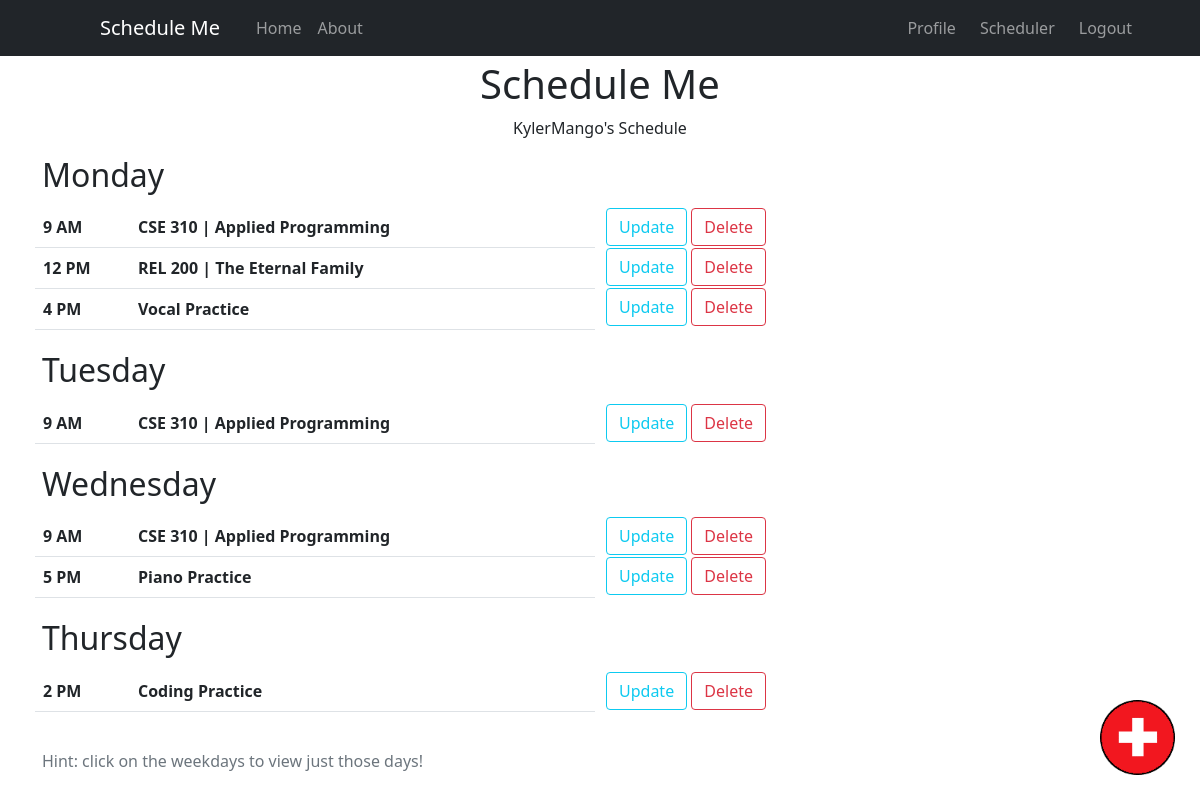
The page /scheduler/ (signed in) on the database as committed earlier.
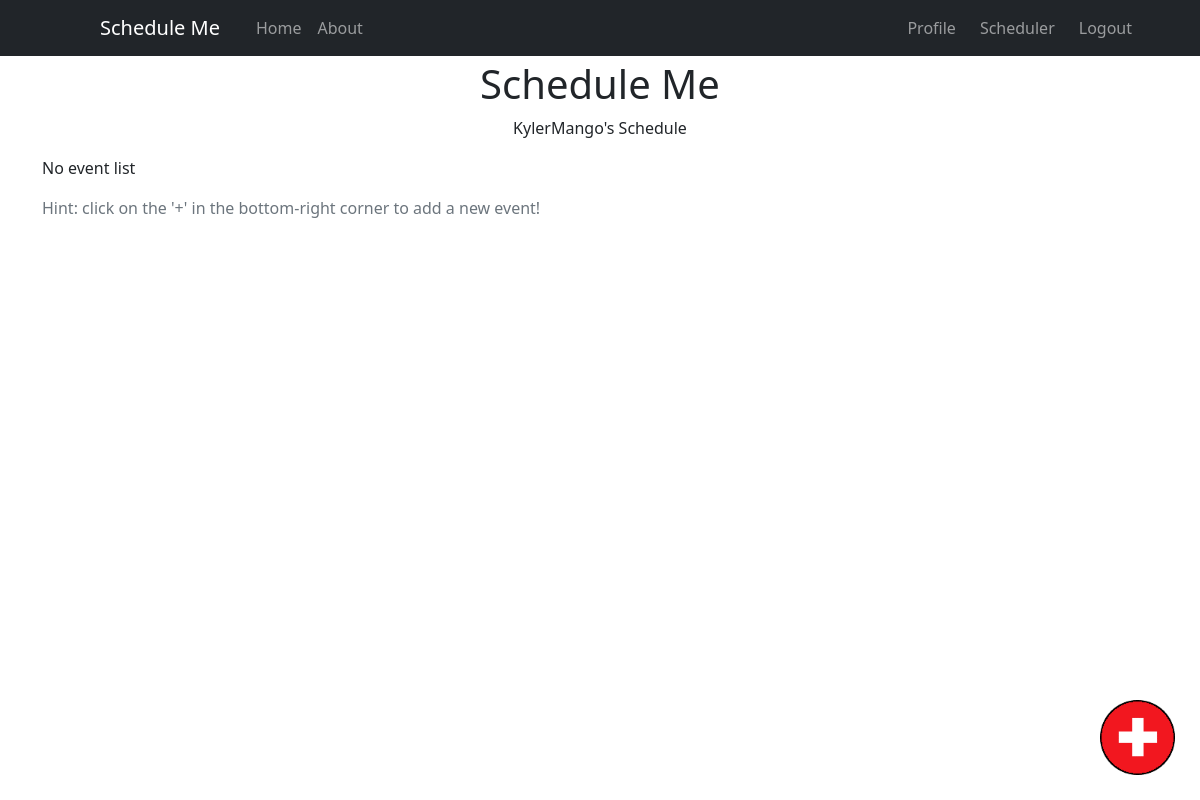
The same page on the database as committed later.
### schedule/models.py (models this page shows, shortened)
class Event(models.Model):
    TIME_CHOICES = (
        (0, '12 AM'), (1, '1 AM'), (2, '2 AM'), (3, '3 AM'),
        (4, '4 AM'), (5, '5 AM'), (6, '6 AM'), (7, '7 AM'),
        (8, '8 AM'), (9, '9 AM'), (10, '10 AM'), (11, '11 AM'),
        (12, '12 PM'), (13, '1 PM'), (14, '2 PM'), (15, '3 PM'),
        (16, '4 PM'), (17, '5 PM'), (18, '6 PM'), (19, '7 PM'),
        (20, '8 PM'), (21, '9 PM'), (22, '10 PM'), (23, '11 PM'),
    )
    DAY_CHOICES = (
        ('Sunday', 'Sunday'),
        ('Monday', 'Monday'),
        ('Tuesday', 'Tuesday'),
        ('Wednesday', 'Wednesday'),
        ('Thursday', 'Thursday'),
        ('Friday', 'Friday'),
        ('Saturday', 'Saturday'),
    )
    title = models.CharField(max_length=50)
    time = models.IntegerField(choices=TIME_CHOICES)
    day = models.CharField(max_length=9, choices=DAY_CHOICES)
    creator = models.ForeignKey(User, on_delete=models.CASCADE)

### users/views.py (the view)
# urls.py: path('scheduler/', user_views.scheduler, name='scheduler'),
@login_required
def scheduler(request):
    event_list = Event.objects.all().filter(creator=request.user.id).order_by('day', 'time')
    sundays = Event.objects.all().filter(creator=request.user.id, day__contains='Sunday').order_by('time')
    mondays = Event.objects.all().filter(creator=request.user.id, day__contains='Monday').order_by('time')
    tuesdays = Event.objects.all().filter(creator=request.user.id, day__contains='Tuesday').order_by('time')
    wednesdays = Event.objects.all().filter(creator=request.user.id, day__contains='Wednesday').order_by('time')
    thursdays = Event.objects.all().filter(creator=request.user.id, day__contains='Thursday').order_by('time')
    fridays = Event.objects.all().filter(creator=request.user.id, day__contains='Friday').order_by('time')
    saturdays = Event.objects.all().filter(creator=request.user.id, day__contains='Saturday').order_by('time')
    context = {
        'events': event_list,
        'sundays': sundays,
        'mondays': mondays,
        'tuesdays': tuesdays,
        'wednesdays': wednesdays,
        'thursdays': thursdays,
        'fridays': fridays,
        'saturdays': saturdays,
    }
    return render(request, 'users/scheduler.html', context)

### users/templates/users/scheduler.html (shortened to what this page needs)
{% extends "schedule/base.html" %}
{% block content %}
    <h1 class='text-center'>Schedule Me</h1><p class='text-center'>{{ user.username }}'s Schedule</p>
    {% if events %}
        {% if mondays %}
        <h2 class='text'><a class='text-decoration-none text-dark' href="event_day/Monday">Monday</a></h2>
        <div class="row">
            <div class="column">
                <table class="table", style="width: 100%">
                {% for item in mondays %}
                    <tr>    <th id="time">{{ item.get_time_display }}</th>    <th>{{ item.title }}</th>     </tr>
                {% endfor %}
                </table>
            </div>
            <div class='column'>
                <table class="table-borderless" height='40px'>
                {% for item in mondays %}
                <tr><th height='40px'>
                    <a class='btn btn-outline-info' href="{% url 'event-update' item.id %}">Update</a>
                    <a class='delete-button btn btn-outline-danger' href="{% url 'event-delete' item.id %}">Delete</a>
                </th></tr>
                {% endfor %}
                </table>
            </div>
        </div>
        {% endif %}
        {% if tuesdays %}
        <h2 class='text'><a class='text-decoration-none text-dark' href="event_day/Tuesday">Tuesday</a></h2>
        <div class="row">
            <div class="column">
                <table class="table", style="width: 100%">
                {% for item in tuesdays %}
                    <tr>    <th id="time">{{ item.get_time_display }}</th>    <th>{{ item.title }}</th>     </tr>
                {% endfor %}
                </table>
            </div>
            <div class='column'>
                <table class="table-borderless" height='40px'>
                {% for item in tuesdays %}
                <tr><th height='40px'>
                    <a class='btn btn-outline-info' href="{% url 'event-update' item.id %}">Update</a>
                    <a class='delete-button btn btn-outline-danger' href="{% url 'event-delete' item.id %}">Delete</a>
                </th></tr>
                {% endfor %}
                </table>
            </div>
        </div>
        {% endif %}
        {% if wednesdays %}
        <h2 class='text'><a class='text-decoration-none text-dark' href="event_day/Wednesday">Wednesday</a></h2>
        <div class="row">
            <div class="column">
                <table class="table", style="width: 100%">
                {% for item in wednesdays %}
                    <tr>    <th id="time">{{ item.get_time_display }}</th>    <th>{{ item.title }}</th>     </tr>
                {% endfor %}
                </table>
            </div>
            <div class='column'>
                <table class="table-borderless" height='40px'>
                {% for item in wednesdays %}
                <tr><th height='40px'>
                    <a class='btn btn-outline-info' href="{% url 'event-update' item.id %}">Update</a>
                    <a class='delete-button btn btn-outline-danger' href="{% url 'event-delete' item.id %}">Delete</a>
                </th></tr>
                {% endfor %}
                </table>
            </div>
        </div>
        {% endif %}
        {% if thursdays %}
        <h2 class='text'><a class='text-decoration-none text-dark' href="event_day/Thursday">Thursday</a></h2>
        <div class="row">
            <div class="column">
                <table class="table", style="width: 100%">
                {% for item in thursdays %}
                    <tr>    <th id="time">{{ item.get_time_display }}</th>    <th>{{ item.title }}</th>     </tr>
                {% endfor %}
                </table>
            </div>
            <div class='column'>
                <table class="table-borderless" height='40px'>
                {% for item in thursdays %}
                <tr><th height='40px'>
                    <a class='btn btn-outline-info' href="{% url 'event-update' item.id %}">Update</a>
                    <a class='delete-button btn btn-outline-danger' href="{% url 'event-delete' item.id %}">Delete</a>
                </th></tr>
                {% endfor %}
                </table>
            </div>
        </div>
        {% endif %}
    {% else %}
        <p>No event list</p>
    {% endif %}
    {% if events %}
    <footer class='text-muted'><p>Hint: click on the weekdays to view just those days!</p></footnote>
    {% else %}
    <footer class='text-muted'><p>Hint: click on the '+' in the bottom-right corner to add a new event!</p></footnote>
    {% endif %}
    <a href="{% url 'event-create' %}"><img class='floating-bottom-right' src='/static/img/red plus.png'></a>
{% endblock content %}

### schedule/templates/schedule/base.html (shortened to what this page needs)
{% load static %}
<!DOCTYPE html>
<html lang="en">
<head>
    <link href="https://cdn.jsdelivr.net/npm/bootstrap@5.0.1/dist/css/bootstrap.min.css" rel="stylesheet">
    <link rel="stylesheet" type="text/css" href="{% static 'css/styles.css' %}">
</head>
<body>
    <nav class='navbar navbar-expand-lg navbar-dark bg-dark mb-1'>
        <div class="navbar-header">
            <div class='navbar-brand' id="navigation">Schedule Me</div>
        </div>
        <div class="container-fluid">
            <ul class='nav navbar-nav'>
                <li><a class='nav-link' href="{% url 'home' %}">Home</a>
                <li><a class="nav-link" href="{% url 'about' %}">About</a></li>
            </ul>
            <ul class='nav navbar-nav'>
                {% if user.is_authenticated %}
                    <li><a class='nav-link me-2' href="{% url 'profile' %}">Profile</a></li>
                    <li><a class='nav-link me-2' href="{% url 'scheduler' %}">Scheduler</a></li>
                    <li><a class='nav-link me-5' href="{% url 'logout' %}">Logout</a></li>
                {% else %}
                    <li><a class='nav-link me-2' href="{% url 'login' %}">Login</a></li>
                    <li><a class='nav-link me-5' href="{% url 'register' %}" >Register</a></li>
                {% endif %}
            </ul>
        </div>
    </nav>
    <div class='container'>
        {% block content %}
        {% endblock %}
    </div>
</body>
</html>

### schedule/static/css/styles.css (style rules this page uses)
.floating-bottom-right { position: fixed; bottom: 0; right: 0; margin: 25px; width: 75px; height: auto; }
#navigation { margin-left: 100px; text-align: center; }

Rows that differ between the two databases and show on the page:
removed Event: time "9 AM", title "CSE 310 | Applied Programming"
removed Event: time "12 PM", title "REL 200 | The Eternal Family"
removed Event: time "4 PM", title "Vocal Practice"
removed Event: time "9 AM", title "CSE 310 | Applied Programming"
removed Event: time "9 AM", title "CSE 310 | Applied Programming"
removed Event: time "5 PM", title "Piano Practice"
removed Event: time "2 PM", title "Coding Practice"
Other text that changed with them:
text no longer shown: "Monday Tuesday Wednesday Thursday Hint: click on the weekdays to view just those days!"
text now shown: "No event list Hint: click on the '+' in the bottom-right corner to add a new event!"
